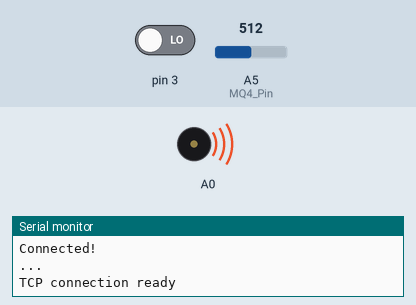
Simulated run of this sketch. Board: Arduino Uno, built with avr-gcc and run on an emulated ATmega328P. On the bench: buzzer (waves = sounding), the last lines printed to the serial monitor. The test bench sets the inputs (shaded band); at power-on: pin 3 LOW, A5 (MQ4_Pin) = 512. The modem accepts every AT command (registered, SIM ready, sends succeed) and sends nothing else.

Above: at 6.2 s.
6.3 s: pin 3 driven HIGH
At 10.9 s:
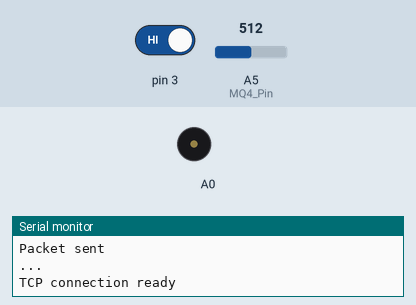
12.0 s: A5 (MQ4_Pin) set to 352
23.1 s: A5 (MQ4_Pin) set to 324
24.6 s: pin 3 driven LOW
At 27.5 s:
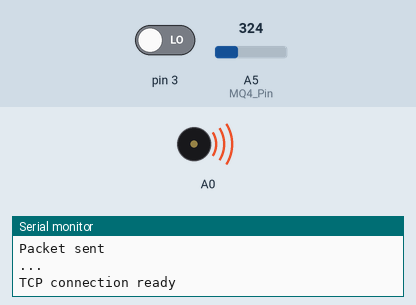
Timing chart, 0 to 29.0 s (numbered marks = the images above; inputs shaded):
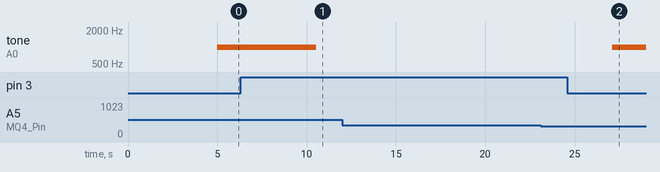

The sketch:

uno.ino
```cpp
#include "SoftwareSerial.h"
String ssid = "Üçlü Priz";

String password = "elitwifi";

SoftwareSerial esp(10, 11);  // RX, TX

String data;

String server = "arduino.yildizcep.com";  // www.example.com

String uri = "/data";  // our example is /esppost.php

const byte MQ4_Pin = A5;  //MQ4 A0 pin
const int R_0 = 945;      //Change this to your own R0 measurements

float getMethanePPM() {
  float a0 = analogRead(A5);                 // get raw reading from sensor
  float v_o = a0 * 5 / 1023;                 // convert reading to volts
  float R_S = (5 - v_o) * 1000 / v_o;        // apply formula for getting RS
  float PPM = pow(R_S / R_0, -2.95) * 1000;  //apply formula for getting PPM
  return int(PPM);                                // return PPM value to calling function
}

void setup() {

  esp.begin(115200);

  Serial.begin(9600);

  reset();

  connectWifi();
}

//reset the esp8266 module

void reset() {

  esp.println("AT+RST");

  delay(1000);

  if (esp.find("OK")) Serial.println("Module Reset");
}

//connect to your wifi network

void connectWifi() {

  String cmd = "AT+CWJAP=\"" + ssid + "\",\"" + password + "\"";

  esp.println(cmd);

  delay(4000);

  if (esp.find("OK")) {

    Serial.println("Connected!");

  }

  else {

    connectWifi();

    Serial.println("Cannot connect to wifi");
  }
}

void loop() {

  //start_test();

  // convert the bit data to string form

  // hum = String(dat[0]);

  // temp = String(dat[2]);

  int gas_ppm = getMethanePPM();
  int danger = int(digitalRead(3));

  if (danger) {
    noTone(A0);
  } else {
    tone(A0, 1000);
  }

  data = "gas_ppm=" + String(gas_ppm) + "&danger=" + String(danger);  // data sent must be under this form //name1=value1&name2=value2.
  Serial.println("...");
  httppost();

  delay(1000);
}

void httppost() {

  esp.println("AT+CIPSTART=\"TCP\",\"" + server + "\",80");  //start a TCP connection.

  if (esp.find("OK")) {

    Serial.println("TCP connection ready");
  }
  delay(1000);

  String postRequest =

    "GET " + uri + " HTTP/1.0\r\n" +

    "Host: " + server + "\r\n" +

    "Accept: *" + "/" + "*\r\n" +

    "Content-Length: " + data.length() + "\r\n" +

    "Content-Type: application/x-www-form-urlencoded\r\n" +

    "\r\n" + data;

  String sendCmd = "AT+CIPSEND=";  //determine the number of caracters to be sent.

  esp.print(sendCmd);

  esp.println(postRequest.length());

  delay(500);

  if (esp.find(">")) {
    Serial.println("Sending..");
    esp.print(postRequest);

    if (esp.find("SEND OK")) {
      Serial.println("Packet sent");

      while (esp.available()) {

        String tmpResp = esp.readString();

        Serial.println(tmpResp);
      }

      // close the connection

      esp.println("AT+CIPCLOSE");
    }
  }
  delay(2000);
}
```

Measured:
- after the input at 6.3 s, tone on A0: 1000 Hz → silent after 4.2 s
- after the input at 24.6 s, tone on A0: silent → 1000 Hz after 2.5 s
